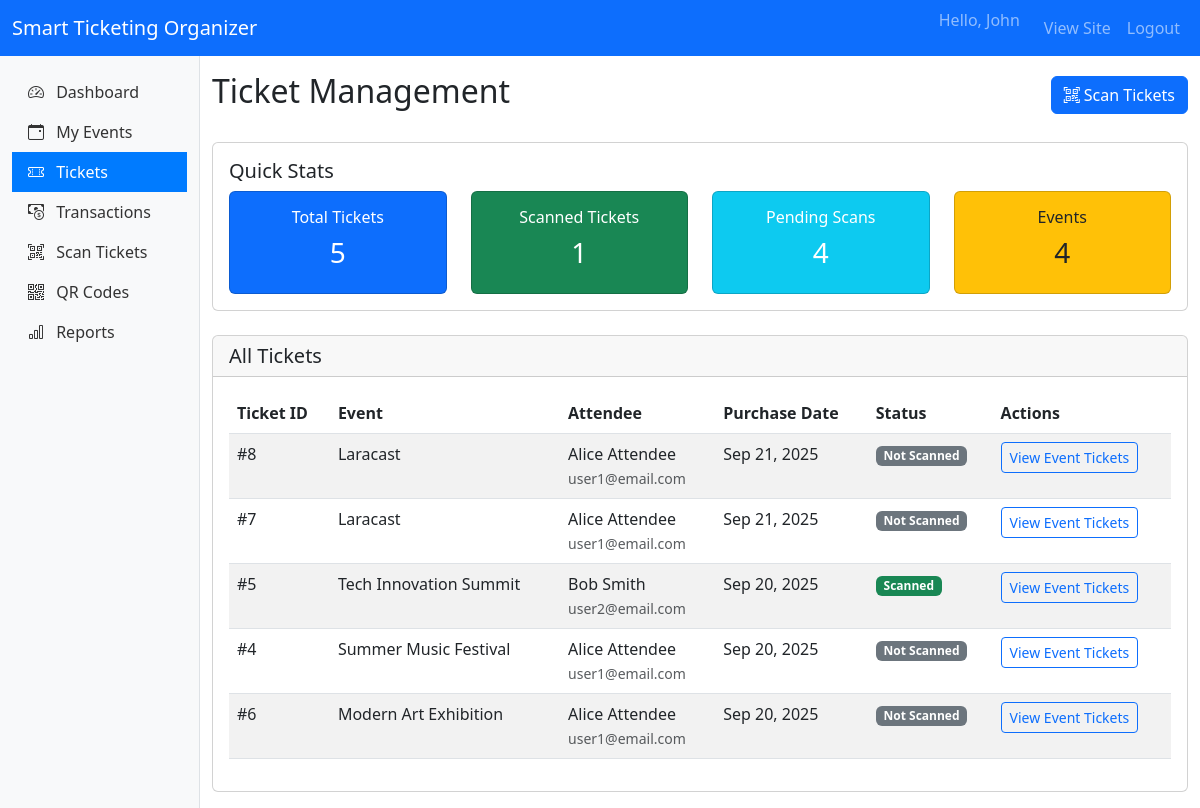
The page /organizer/tickets (signed in) on the database its author committed.
### tables this page shows
CREATE TABLE `tickets` (
  `id` int(11) NOT NULL,
  `event_id` int(11) NOT NULL,
  `user_id` int(11) NOT NULL,
  `transaction_id` int(11) DEFAULT NULL,
  `qr_code_hash` varchar(255) NOT NULL,
  `is_scanned` tinyint(1) DEFAULT 0,
  `created_at` timestamp NOT NULL DEFAULT current_timestamp()
);

CREATE TABLE `users` (
  `id` int(11) NOT NULL,
  `username` varchar(50) NOT NULL,
  `email` varchar(100) NOT NULL,
  `password` varchar(255) NOT NULL,
  `role` enum('admin','organizer','attendee') DEFAULT 'attendee',
  `first_name` varchar(50) NOT NULL,
  `last_name` varchar(50) NOT NULL,
  `profile_picture` varchar(255) DEFAULT NULL,
  `created_at` timestamp NOT NULL DEFAULT current_timestamp(),
  `status` enum('active','suspended','pending') DEFAULT 'active'
);

### app/core/BaseController.php (called while the page is built, shortened)
<?php
class BaseController {
    public function render($view, $data = [])
    {
        $rootDir = dirname(__DIR__, 2);
        $viewPath = $rootDir . '/app/views/' . $view . '.php';
        extract($data);
        require $viewPath;
    }
}

### app/controllers/organizer/TicketController.php (called while the page is built, shortened)
<?php
class TicketController extends BaseController {
    public function index() {
        $ticketModel = new Ticket();
        $eventModel = new Event();
        $events = $eventModel->getEventsByOrganizer($_SESSION['user']['id']);
        $allTickets = [];
        foreach ($events as $event) {
            $tickets = $ticketModel->getByEventId($event['id']);
            foreach ($tickets as $ticket) {
                $ticket['event_title'] = $event['title'];
                $allTickets[] = $ticket;
            }
        }
        $this->render('organizer/tickets/index', [
            'title' => 'Ticket Management - Smart Ticketing',
            'tickets' => $allTickets,
            'events' => $events
        ]);
    }
}

### public/index.php (called while the page is built, shortened)
<?php
require_once __DIR__ . '/autoloader.php';
$request_uri = $_SERVER['REQUEST_URI'];
$request_uri = explode('?', $request_uri, 2)[0];
$url = trim($request_uri, '/');
$router = new Router();
$router->get('', 'AuthController@redirectToLogin');
$router->get('login', 'AuthController@login');
$router->post('login', 'AuthController@login');
$router->get('register', 'AuthController@register');
$router->post('register', 'AuthController@register');
$router->get('logout', 'AuthController@logout');
$router->get('events', 'EventController@index');
$router->get('events/create', 'EventController@create');
$router->post('events/store', 'EventController@store');
$router->get('events/{id}', 'EventController@show');
$router->get('tickets', 'TicketController@index');
$router->get('tickets/{id}', 'TicketController@show');
$router->get('tickets/purchase/{id}', 'TicketController@purchase');
$router->get('tickets/download/{id}', 'TicketController@download');
$router->get('tickets/qr/{id}', 'TicketController@qr');
$router->get('tickets/pdf/{id}', 'TicketController@pdf');
$router->get('tickets/validate/{qrCodeHash}', 'TicketController@validate');
$router->get('organizer/dashboard', 'organizer\DashboardController@index');
$router->get('organizer/events', 'organizer\EventController@index');
$router->get('organizer/events/create', 'organizer\EventController@create');
$router->post('organizer/events/store', 'organizer\EventController@store');
$router->get('organizer/events/edit/{id}', 'organizer\EventController@edit');
$router->post('organizer/events/update/{id}', 'organizer\EventController@update');
$router->post('organizer/events/delete/{id}', 'organizer\EventController@delete');
$router->get('organizer/events/view/{id}', 'organizer\EventController@view');
$router->get('organizer/tickets', 'organizer\TicketController@index');
$router->get('organizer/tickets/event/{id}', 'organizer\TicketController@view');
$router->get('organizer/tickets/scan/{id}', 'organizer\TicketController@scan');
$router->get('organizer/transactions', 'organizer\TransactionController@index');
$router->get('organizer/transactions/event/{id}', 'organizer\TransactionController@view');
$router->get('organizer/scans', 'organizer\ScanController@index');
$router->get('organizer/scans/scan', 'organizer\ScanController@scan');
$router->post('organizer/scans/process', 'organizer\ScanController@processScan');
$router->get('organizer/scans/history', 'organizer\ScanController@history');
$router->get('organizer/scans/history/{id}', 'organizer\ScanController@history');
$router->get('organizer/reports', 'organizer\ReportsController@index');
$router->get('organizer/reports/sales', 'organizer\ReportsController@sales');
$router->get('organizer/reports/attendance', 'organizer\ReportsController@attendance');
$router->get('organizer/reports/attendance/{id}', 'organizer\ReportsController@attendance');
$router->get('organizer/reports/event/{id}', 'organizer\ReportsController@event');
$router->get('organizer/reports/export/{type}', 'organizer\ReportsController@export');
$router->get('organizer/reports/export/{type}/{id}', 'organizer\ReportsController@export');
$router->get('organizer/scanner', 'organizer\ScannerController@index');
$router->get('organizer/scanner/scan', 'organizer\ScannerController@scan');
$router->post('organizer/scanner/process', 'organizer\ScannerController@processScan');
$router->get('organizer/scanner/result', 'organizer\ScannerController@result');
$router->get('organizer/scanner/history', 'organizer\ScannerController@history');
$router->get('organizer/scanner/history/{ticketId}', 'organizer\ScannerController@history');
$router->get('organizer/scanner/download', 'organizer\ScannerController@download');
$router->get('admin/dashboard', 'admin\DashboardController@index');
$router->get('admin/categories', 'admin\CategoryController@index');
$router->get('admin/categories/create', 'admin\CategoryController@create');
$router->post('admin/categories/store', 'admin\CategoryController@store');
$router->get('admin/categories/edit/{id}', 'admin\CategoryController@edit');
$router->post('admin/categories/update/{id}', 'admin\CategoryController@update');
$router->post('admin/categories/delete/{id}', 'admin\CategoryController@delete');
$router->get('admin/events', 'admin\EventController@index');
$router->get('admin/events/view/{id}', 'admin\EventController@view');
$router->get('admin/events/approve/{id}', 'admin\EventController@approve');
$router->get('admin/events/reject/{id}', 'admin\EventController@reject');
$router->get('admin/events/disable/{id}', 'admin\EventController@disable');
$router->get('admin/tickets', 'admin\TicketController@index');
$router->get('admin/tickets/view/{id}', 'admin\TicketController@view');
$router->get('admin/tickets/check/{id}', 'admin\TicketController@checkFraud');
$router->get('admin/tickets/history/{id}', 'admin\TicketController@scanHistory');
$router->get('admin/scans', 'admin\ScanController@index');
$router->get('admin/scans/view/{id}', 'admin\ScanController@view');
$router->get('admin/scans/analytics', 'admin\ScanController@analytics');
$router->get('admin/scans/suspicious', 'admin\ScanController@suspicious');
$router->get('admin/scans/export', 'admin\ScanController@export');
$router->get('admin/scans/export/{type}', 'admin\ScanController@export');
$router->get('admin/transactions', 'admin\TransactionController@index');
$router->get('admin/transactions/view/{id}', 'admin\TransactionController@view');
$router->get('admin/transactions/suspicious', 'admin\TransactionController@suspicious');
$router->get('admin/transactions/analytics', 'admin\TransactionController@analytics');
$router->get('admin/transactions/export', 'admin\TransactionController@export');
$router->get('admin/transactions/export/{type}', 'admin\TransactionController@export');
$router->get('admin/reports', 'admin\ReportsController@index');
$router->get('admin/reports/sales', 'admin\ReportsController@sales');
$router->get('admin/reports/attendance', 'admin\ReportsController@attendance');
$router->get('admin/reports/attendance/{id}', 'admin\ReportsController@attendance');
$router->get('admin/reports/event/{id}', 'admin\ReportsController@event');
$router->get('admin/reports/export/{type}', 'admin\ReportsController@export');
$router->get('admin/reports/export/{type}/{id}', 'admin\ReportsController@export');
$router->get('admin/users', 'admin\UserController@index');
$router->get('admin/users/create', 'admin\UserController@create');
$router->post('admin/users/store', 'admin\UserController@store');
$router->get('admin/users/view/{id}', 'admin\UserController@view');
$router->get('admin/users/edit/{id}', 'admin\UserController@edit');
$router->post('admin/users/update/{id}', 'admin\UserController@update');
$router->post('admin/users/delete/{id}', 'admin\UserController@delete');
$router->dispatch($url);

### public/autoloader.php (called while the page is built, shortened)
<?php
spl_autoload_register(function ($class) {
    $class = str_replace('app\\', '', $class);
    $file = __DIR__ . '/../app/' . str_replace('\\', '/', $class) . '.php';
    $file = str_replace('/', DIRECTORY_SEPARATOR, $file);
});

### app/models/Ticket.php (called while the page is built, shortened)
<?php
class Ticket {
    private $db;
    public function __construct() {
        $database = new Database();
        $this->db = $database->getConnection();
    }
    public function getByEventId($eventId) {
        $sql = "SELECT t.*, u.first_name, u.last_name, u.email
                FROM tickets t
                LEFT JOIN users u ON t.user_id = u.id
                WHERE t.event_id = :event_id
                ORDER BY t.created_at DESC";
        $stmt = $this->db->prepare($sql);
        $stmt->bindParam(':event_id', $eventId);
        $stmt->execute();
        return $stmt->fetchAll(PDO::FETCH_ASSOC);
    }
}

### app/config/Database.php (called while the page is built, shortened)
<?php
class Database {
    private $host = 'localhost';
    private $port = '3306';
    private $db_name = 'smart_ticketing';
    private $username = 'root';
    private $password = 'promise';
    public function getConnection() {
        $this->conn = null;
        try {
            $dsn = "mysql:host={$this->host};port={$this->port};dbname={$this->db_name}";
            $this->conn = new \PDO($dsn, $this->username, $this->password);
            $this->conn->setAttribute(\PDO::ATTR_ERRMODE, \PDO::ERRMODE_EXCEPTION);
            $this->conn->exec("SET NAMES 'utf8'");
            $this->conn->exec("SET CHARACTER SET utf8");
        } catch(\PDOException $e) {
            echo "Connection failed: " . $e->getMessage();
            error_log("Database error: " . $e->getMessage());
        }
        return $this->conn;
    }
}

### app/models/Event.php (called while the page is built, shortened)
<?php
class Event {
    private $db;
    public function __construct() {
        $database = new Database();
        $this->db = $database->getConnection();
    }
    public function getEventsByOrganizer($organizerId) {
        $sql = "SELECT e.*, c.name as category_name,
                (SELECT COUNT(*) FROM tickets WHERE event_id = e.id) as tickets_sold_count,
                (SELECT SUM(t.amount) FROM transactions t
                JOIN tickets tk ON t.id = tk.transaction_id
                WHERE tk.event_id = e.id AND t.status = 'completed') as total_revenue
                FROM events e
                LEFT JOIN categories c ON e.category_id = c.id
                WHERE e.organizer_id = :organizer_id
                ORDER BY e.date_time DESC";
        $stmt = $this->db->prepare($sql);
        $stmt->bindParam(':organizer_id', $organizerId);
        $stmt->execute();
        return $stmt->fetchAll(PDO::FETCH_ASSOC);
    }
}

### app/views/organizer/tickets/index.php (the view, shortened to what this page needs)
<div class="d-flex justify-content-between align-items-center mb-4">
    <h2>Ticket Management</h2>
    <div>
        <a href="<?= BASE_URL ?>/organizer/tickets/scan" class="btn btn-primary">
            <i class="bi bi-qr-code-scan"></i> Scan Tickets
        </a>
    </div>
</div>
<div class="row mb-4">
    <div class="col-md-12">
        <div class="card">
            <div class="card-body">
                <h5 class="card-title">Quick Stats</h5>
                <div class="row">
                    <div class="col-md-3">
                        <div class="card bg-primary text-white text-center">
                            <div class="card-body">
                                <h6>Total Tickets</h6>
                                <h3><?= count($tickets) ?></h3>
                            </div>
                        </div>
                    </div>
                    <div class="col-md-3">
                        <div class="card bg-success text-white text-center">
                            <div class="card-body">
                                <h6>Scanned Tickets</h6>
                                <h3><?= count(array_filter($tickets, function($ticket) { return $ticket['is_scanned']; })) ?></h3>
                            </div>
                        </div>
                    </div>
                    <div class="col-md-3">
                        <div class="card bg-info text-white text-center">
                            <div class="card-body">
                                <h6>Pending Scans</h6>
                                <h3><?= count(array_filter($tickets, function($ticket) { return !$ticket['is_scanned']; })) ?></h3>
                            </div>
                        </div>
                    </div>
                    <div class="col-md-3">
                        <div class="card bg-warning text-dark text-center">
                            <div class="card-body">
                                <h6>Events</h6>
                                <h3><?= count($events) ?></h3>
                            </div>
                        </div>
                    </div>
                </div>
            </div>
        </div>
    </div>
</div>
<div class="card">
    <div class="card-header">
        <h5 class="mb-0">All Tickets</h5>
    </div>
    <div class="card-body">
        <?php if (empty($tickets)): ?>
            <div class="alert alert-info">
                No tickets found for your events.
            </div>
        <?php else: ?>
            <div class="table-responsive">
                <table class="table table-striped">
                    <thead>
                        <tr>
                            <th>Ticket ID</th>
                            <th>Event</th>
                            <th>Attendee</th>
                            <th>Purchase Date</th>
                            <th>Status</th>
                            <th>Actions</th>
                        </tr>
                    </thead>
                    <tbody>
                        <?php foreach ($tickets as $ticket): ?>
                            <tr>
                                <td>#<?= $ticket['id'] ?></td>
                                <td><?= htmlspecialchars($ticket['event_title']) ?></td>
                                <td>
                                    <?= htmlspecialchars($ticket['first_name'] . ' ' . $ticket['last_name']) ?>
                                    <br>
                                    <small class="text-muted"><?= htmlspecialchars($ticket['email']) ?></small>
                                </td>
                                <td><?= date('M j, Y', strtotime($ticket['created_at'])) ?></td>
                                <td>
                                    <span class="badge bg-<?= $ticket['is_scanned'] ? 'success' : 'secondary' ?>">
                                        <?= $ticket['is_scanned'] ? 'Scanned' : 'Not Scanned' ?>
                                    </span>
                                </td>
                                <td>
                                    <a href="<?= BASE_URL ?>/organizer/tickets/event/<?= $ticket['event_id'] ?>" class="btn btn-sm btn-outline-primary">
                                        View Event Tickets
                                    </a>
                                </td>
                            </tr>
                        <?php endforeach; ?>
                    </tbody>
                </table>
            </div>
        <?php endif; ?>
    </div>
</div>

### rows shown on the page
tickets: id "8", event_title "Laracast", user.last_name "Alice Attendee", user.email "user1@email.com", created_at "Sep 21, 2025", is_scanned "Not Scanned"
tickets: id "7", event_title "Laracast", user.last_name "Alice Attendee", user.email "user1@email.com", created_at "Sep 21, 2025", is_scanned "Not Scanned"
tickets: id "5", event_title "Tech Innovation Summit", user.last_name "Bob Smith", user.email "user2@email.com", created_at "Sep 20, 2025", is_scanned "Scanned"
tickets: id "4", event_title "Summer Music Festival", user.last_name "Alice Attendee", user.email "user1@email.com", created_at "Sep 20, 2025", is_scanned "Not Scanned"
tickets: id "6", event_title "Modern Art Exhibition", user.last_name "Alice Attendee", user.email "user1@email.com", created_at "Sep 20, 2025", is_scanned "Not Scanned"

### other values the page prints
$_SESSION['user']['first_name'] "John"
count($tickets) "5"
count($events) "4"
